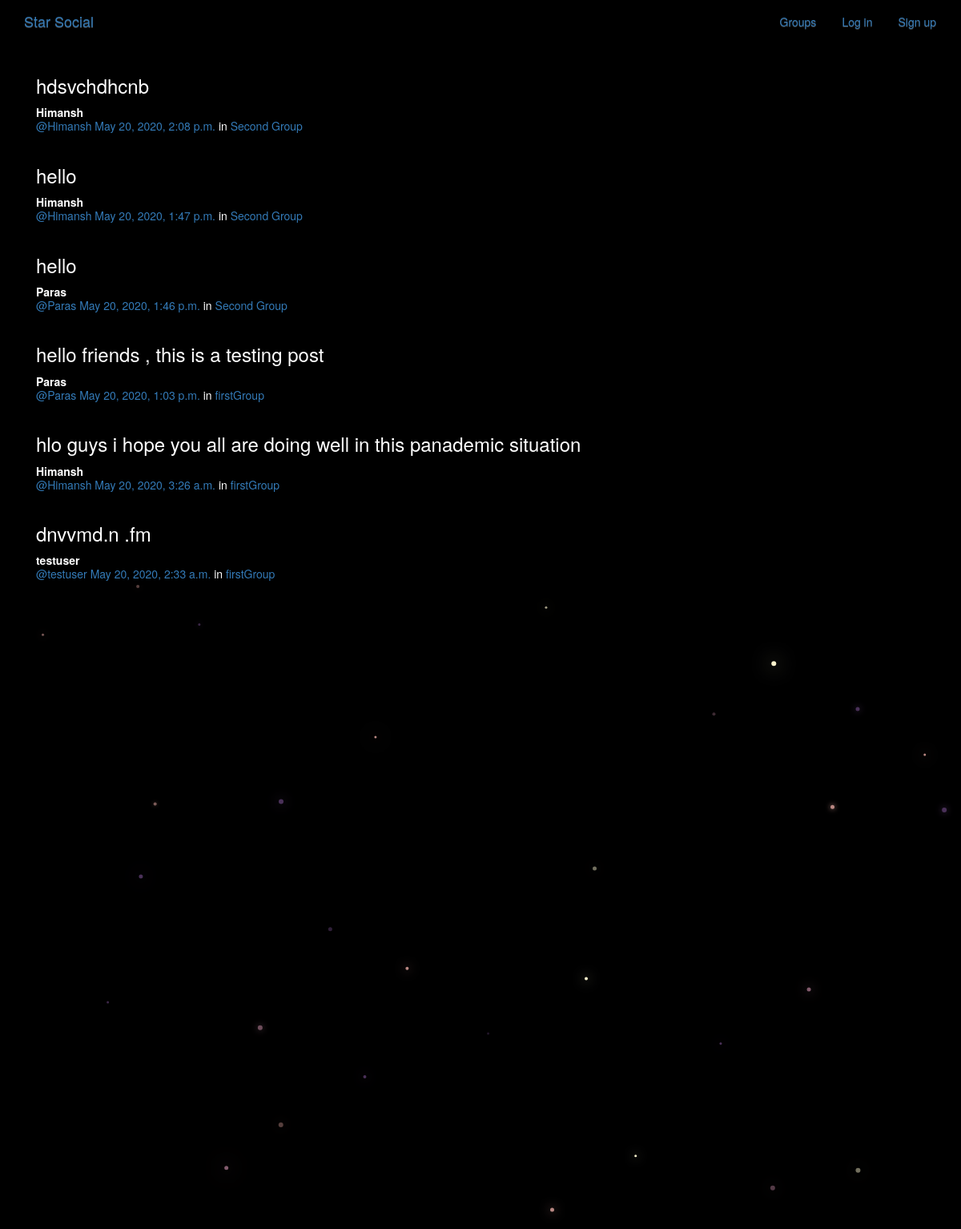
/posts/, run on the app's committed database.
### posts/models.py (models this page shows, shortened)
class Post(models.Model) :
    user = models.ForeignKey(User , related_name='posts' , on_delete=models.CASCADE)
    created_at = models.DateTimeField(auto_now=True)
    message = models.TextField()
    message_html = models.TextField(editable=False)
    group = models.ForeignKey(Group , related_name='posts' , null = True , blank = True , on_delete=models.CASCADE)
    class Meta :
        ordering = ['-created_at']
        unique_together = ['user' , 'message']

### groups/models.py (models this page shows, shortened)
class Group(models.Model) :
    name = models.CharField(max_length = 255 , unique = True)
    slug = models.SlugField(allow_unicode=True , unique = True)
    description = models.TextField(blank=True , default='')
    description_html = models.TextField(editable=False , default='' , blank=True)
    members = models.ManyToManyField(User , through='GroupMember')
    class Meta :
        ordering = ['name']

### posts/views.py (the view)
class PostList(SelectRelatedMixin, generic.ListView):
    model = models.Post
    select_related = ("user", "group")

### posts/templates/posts/post_list.html (shortened to what this page needs)
{% extends "posts/post_base.html" %}
{% load humanize %}
{% block post_content %}
<div class="col-md-8">
	{% for post in post_list %}
  {% include "posts/_post.html" %}
	{% endfor %}
</div>
{% endblock %}

### posts/templates/posts/_post.html (shortened to what this page needs)
<div class="post media">
	<h3>{{ post.message_html|safe }}</h3>
	<div class="media-body">
		<strong>{{ post.user.username }}</strong>
		<h5 class="media-heading">
			<span class="username"><a href="{% url 'posts:for_user' username=post.user.username %}">@{{ post.user.username }}</a></span>
		<time class="time"><a href="{% url 'posts:single' username=post.user.username pk=post.pk %}">{{ post.created_at }}</a></time>
			{% if post.group %}
			<span class="group-name">in <a href="#">{{ post.group.name }}</a></span>
			{% endif %}
		</h5>
	</div>
</div>

### static/simplesocial/css/master.css (style rules this page uses)
body { margin: 0; overflow: hidden; background-color: black; color:white; }

### data on the page
Post: message_html "hdsvchdhcnb", user.username "Himansh", created_at "May 20, 2020, 2:08 p.m.", group.name "Second Group"
Post: message_html "hello", user.username "Himansh", created_at "May 20, 2020, 1:47 p.m.", group.name "Second Group"
Post: message_html "hello", user.username "Paras", created_at "May 20, 2020, 1:46 p.m.", group.name "Second Group"
Post: message_html "hello friends , this is a testing post", user.username "Paras", created_at "May 20, 2020, 1:03 p.m.", group.name "firstGroup"
Post: message_html "hlo guys i hope you all are doing well in this panademic situation", user.username "Himansh", created_at "May 20, 2020, 3:26 a.m.", group.name "firstGroup"
Post: message_html "dnvvmd.n .fm", user.username "testuser", created_at "May 20, 2020, 2:33 a.m.", group.name "firstGroup"
